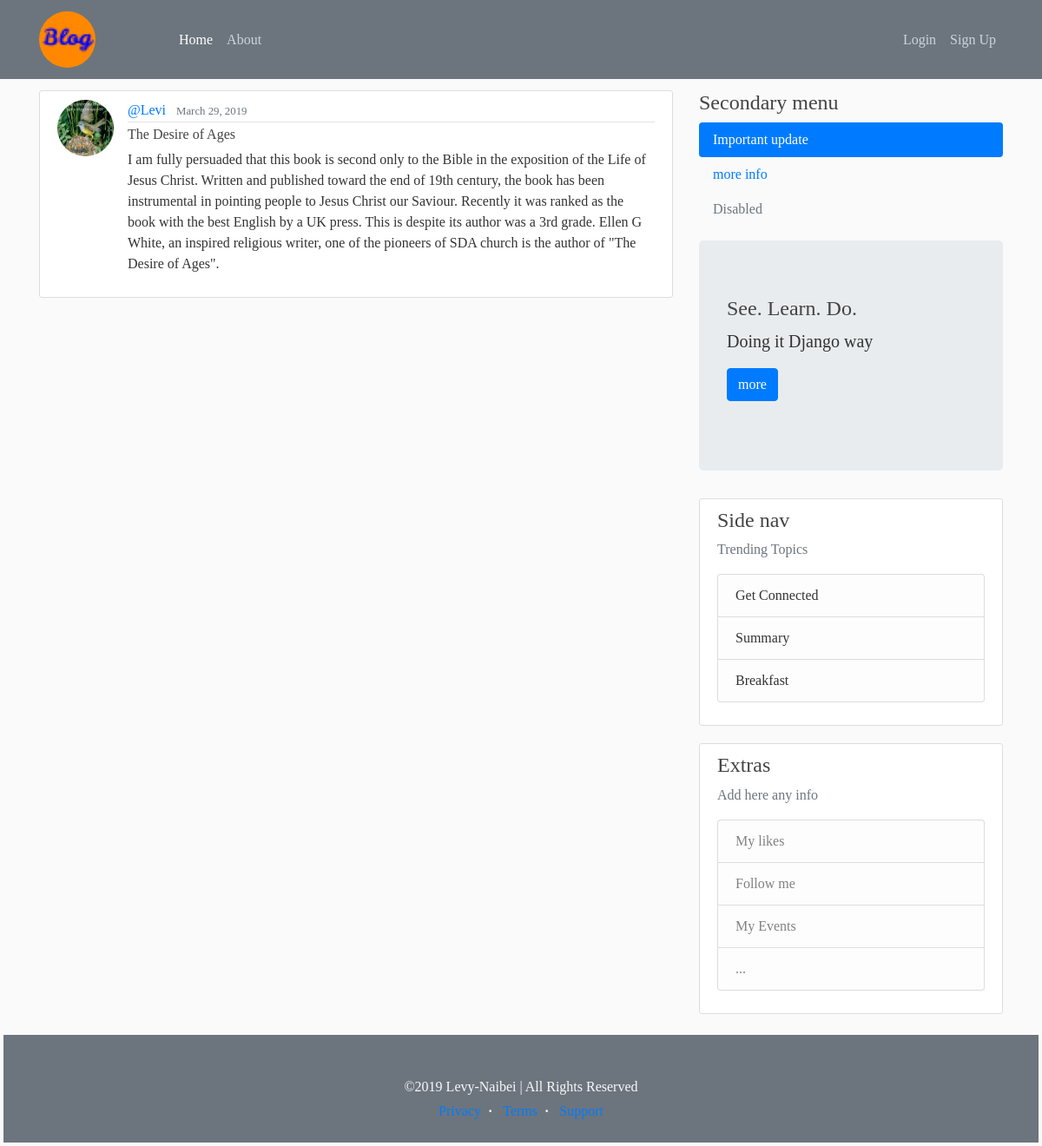
Before: /post/10/ with the older database file.
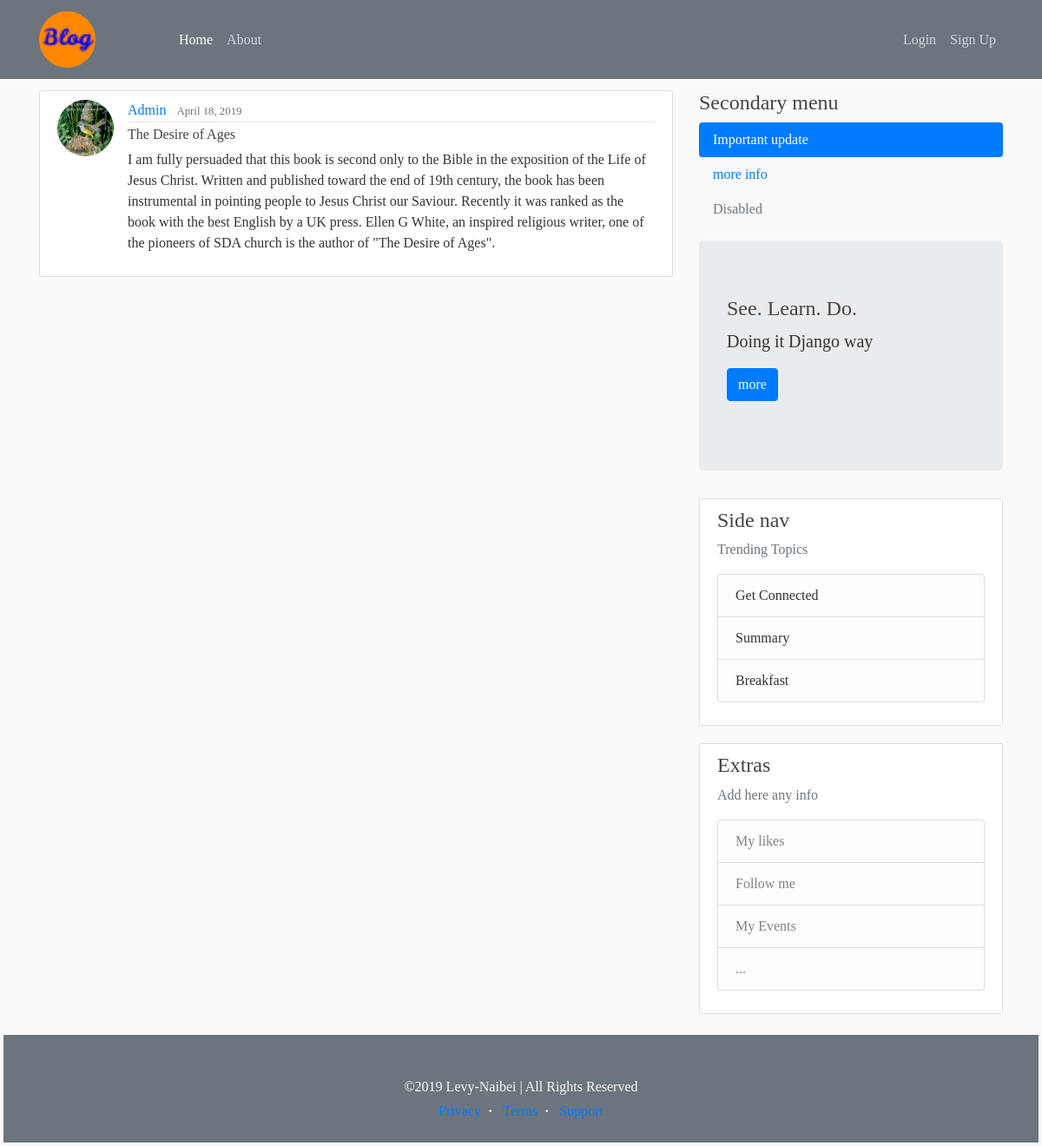
After: the same page with the newer database file.
### blog/models.py (models this page shows, shortened)
class Post(models.Model):
	title = models.CharField(max_length=80)
	content = models.TextField()
	date_posted = models.DateTimeField(default=timezone.now)
	author = models.ForeignKey(User, on_delete=models.CASCADE)

### users/models.py (models this page shows, shortened)
class Profile(models.Model):
	user = models.OneToOneField(User, on_delete=models.CASCADE)
	img = models.ImageField(default = 'default.png', upload_to='profile_pics')

### blog/views.py (the view)
# urls.py: path('post/<int:pk>/', PostDetailView.as_view(), name='post-detail'),
class PostDetailView(DetailView):
	model = Post

### blog/templates/blog/post_detail.html (shortened to what this page needs)
{% extends "blog/base.html" %}
{% block content %}
  <article class="media content-section">
    <img class="rounded-circle article-img" src="{{object.author.profile.img.url}}">
    <div class="media-body">
      <div class="article-metadata">
        <a class="mr-2" href="{% url 'user-posts' object.author.username %}">{{ object.author }}</a>
        <small class="text-muted">{{ object.date_posted|date:'F d, Y'}}</small>
      </div>
      <h6 class="article-title">{{ object.title }}</h6>
      <p class="article-content">{{ object.content }}</p>
    </div>
  </article>
{% endblock %}

Changed rows visible on the page:
changed Post "The Desire of Ages": author "@Levi" → "Admin"; date_posted "March 29, 2019" → "April 18, 2019"; content "…by a UK press. This is despite its author was a 3rd grade. Ellen G White, an…" → "…by a UK press. Ellen G White, an…"
